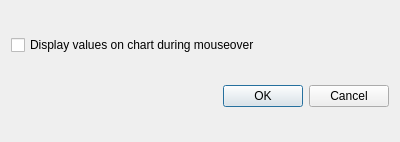
<?xml version="1.0" encoding="UTF-8"?>
<ui version="4.0">
 <class>TimeseriesOptionsDialog</class>
 <widget class="QDialog" name="TimeseriesOptionsDialog">
  <property name="geometry">
   <rect>
    <x>0</x>
    <y>0</y>
    <width>400</width>
    <height>142</height>
   </rect>
  </property>
  <property name="windowTitle">
   <string>Options</string>
  </property>
  <property name="modal">
   <bool>true</bool>
  </property>
  <layout class="QVBoxLayout" name="verticalLayout">
   <item>
    <widget class="QCheckBox" name="check_displayValues">
     <property name="text">
      <string>Display values on chart during mouseover</string>
     </property>
    </widget>
   </item>
   <item>
    <widget class="QDialogButtonBox" name="buttonBox">
     <property name="orientation">
      <enum>Qt::Horizontal</enum>
     </property>
     <property name="standardButtons">
      <set>QDialogButtonBox::Cancel|QDialogButtonBox::Ok</set>
     </property>
    </widget>
   </item>
  </layout>
 </widget>
 <resources/>
 <connections/>
</ui>
